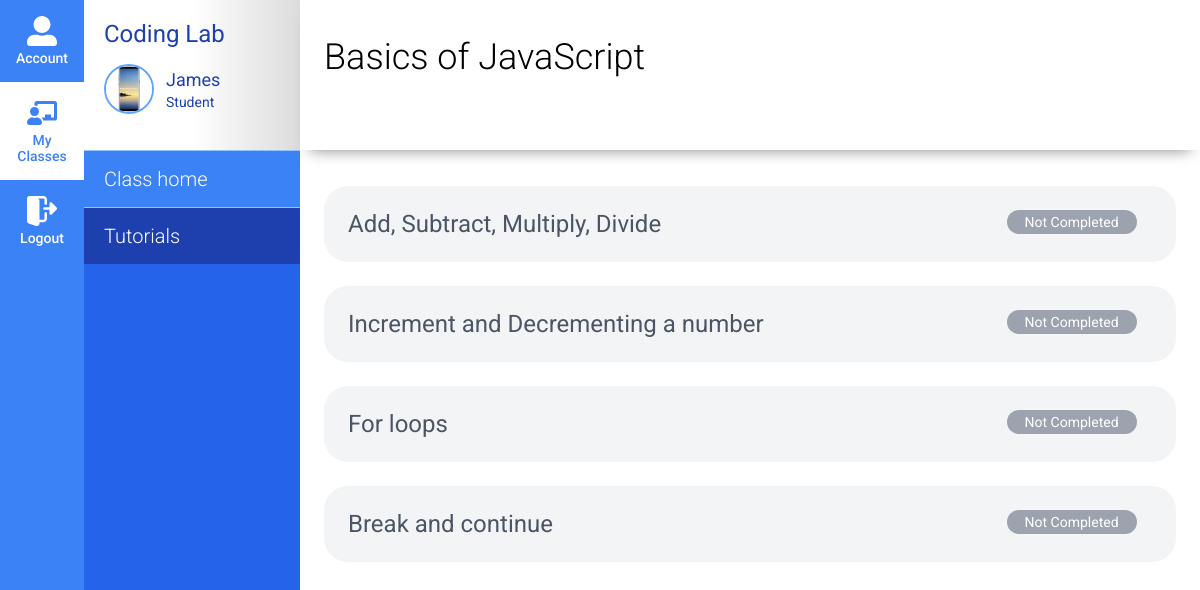
The page /tutorial/21/ (signed in) on the database its author committed.
### student/models.py (models this page shows, shortened)
class StudentProfile(models.Model):
    user = models.OneToOneField(settings.AUTH_USER_MODEL,
                                on_delete=models.CASCADE)
    phone = models.CharField(max_length=50)
    photo = models.ImageField(upload_to='profile')
    class_enrolled = models.ManyToManyField(Class,
                                        related_name='enrolled_in',
                                        blank=True)

class Lesson(models.Model):
    tutorial = models.ForeignKey(Tutorial, on_delete=models.CASCADE)
    title = models.CharField(max_length=400)
    order = models.IntegerField()
    markdown = models.TextField()
    exercise_question = models.TextField(blank=True)
    exercise_ans = models.TextField(blank=True)
    date_created = models.DateField(auto_now_add=True)

### student/views.py (the view)
# urls.py: path('tutorial/<int:id>/', views.tutorial, name='tutorial'),
@login_required
def tutorial(request, id):
    profile = StudentProfile.objects.get(user=request.user)
    tutorial = get_object_or_404(Assignment, id=id).tutorial
    if tutorial.tutorial_type == Tutorial.LESSON:
        units = Lesson.objects.filter(tutorial__id=tutorial.id).order_by('order')
        progresses = [LessonProgress.objects.get(lesson=unit, assignment__id=id).completed for unit in units]
    else:
        units = Exercise.objects.filter(tutorial__id=tutorial.id).order_by('order')
        progresses = [ExerciseProgress.objects.get(exercise=unit, assignment__id=id).completed for unit in units]
    for i in range(len(units)):
        units[i].progress = progresses[i]
    context = {
        'tutorial': tutorial,
        'units': units,
        'profile': profile
    }
    return render(request, 'tutorial.html', context)

### student/templates/tutorial.html (shortened to what this page needs)
{% load static %}
<html lang="en">
<head>
  <link rel="stylesheet" href="{% static 'css/layout.css' %}">
  <link rel="stylesheet" href="{% static 'css/tutorial.css' %}">
</head>
<body>
<div class="sidenav">
  <div class="sidenav-link">
    <a href="{% url 'account' %}">
      <div class="navi-icon">
      </div>
      Account
    </a>
  </div>
  <div class="sidenav-link active">
    <a href="{% url 'classes' %}">
      <div class="navi-icon"></div>
      My Classes
    </a>
  </div>
  <div class="sidenav-link">
    <a href="{% url 'logout' %}">
      <div class="navi-icon">
      </div>
      Logout
    </a>
  </div>
</div>
<div class="widenav">
  <div class="widenav-brand">
    <h2 class="widenav-brand--title-coding">Coding Lab</h2>
    <div class="profile-container">
      <img src="{{ profile.photo.url }}" alt="" class="profile-photo">
      <div class="profile-text-container">
        <p class="profile-username">{{ profile.user.username }}</p>
        <p class="profile-role">
          {% if profile.role == 'I' %}
            Instructor
          {% else %}
            Student
          {% endif %}
        </p>
      </div>
    </div>
  </div>
  <div class="widenav-links">
    <div class="widenav-link">
      <a href="{% url 'classes' %}">Class home</a>
    </div>
    <div class="widenav-link active">
      <a href="#">Tutorials</a>
    </div>
  </div>
</div>
<div class="content">
  <nav class="content--nav">
    <h1 class="content--nav-title">Basics of JavaScript</h1>
  </nav>
  <div class="content--content">
    {% if tutorial.tutorial_type == 'LS' %}
      {% for lesson in units %}
        <a href="{% url 'lesson' assignment_id=request.resolver_match.kwargs.id|slugify id=lesson.id %}" class="content-card">
          <p class="content-card--title">{{ lesson.title }}</p>
          <div class="content-card--status-container">
            <div class="content-card--status {% if lesson.progress %}success{% endif %}">
              {% if lesson.progress %}
                Completed
              {% else %}
                Not Completed
              {% endif %}
            </div>
          </div>
        </a>
      {% endfor %}
    {% endif %}
  </div>
</div>
</body>

### student/static/css/layout.css (style rules this page uses)
* { font-family: 'Roboto', sans-serif; box-sizing: border-box; }
body { display: flex; margin: 0; }
a { text-decoration: none; }
p, h1, h2, h3, h4, h5, h6 { margin: 0 }
.sidenav { display: flex; flex-direction: column; flex-basis: 7%; background-color: #3B82F6; color: white; text-align: center; font-weight: 500; }
.sidenav-link { cursor: pointer; padding: 16px 8px; }
.sidenav-link.active, .sidenav-link.active .navi-icon, .sidenav-link.active a { color: #3B82F6; background-color: white; }
.navi-icon { color: white; font-size: 30px; display: flex; justify-content: center; margin-bottom: 4px; }
.sidenav-link a { font-size: 14px; text-decoration: none; color: white; }
.widenav { flex-basis: 18%; color: white; background-color: #2563EB; }
.widenav-brand { display: flex; flex-direction: column; padding: 0 20px; background: linear-gradient(90deg, rgb(255, 255, 255) 50%, rgb(220, 220, 220) 100%); height: 150px; justify-content: center; }
.widenav-brand--title-coding { font-size: 24px; color: #1E40AF; margin: 0; font-weight: 400; }
.profile-container { display: flex; padding: 16px 0; align-items: center; }
.profile-photo { border-radius: 50%; border: 2px solid #60A5FA; width: 50px; height: 50px; }
.profile-text-container { padding-left: 12px; }
.profile-username { color: #1E40AF; font-size: 18px; }
.profile-role { font-size: 14px; color: #1E40AF; margin-top: 4px; }
.widenav-links { background-color: #2563EB; }
.widenav-link { background-color: #3B82F6; border-top: 1px solid #93C5FD; padding: 16px 20px; cursor: pointer; font-size: 20px; font-weight: 300; }
.widenav-link.active { background-color: #1E40AF; }
.widenav-link a { color: white; }
.content { flex: 1; }
.content--nav { height: 150px; padding-top: 36px; padding-left: 24px; box-shadow: 0 10px 14px -10px #858585; }
.content--nav-title { font-size: 36px; font-weight: 300; margin-bottom: 24px; }
.content--content { display: flex; flex-wrap: wrap; padding: 24px; }

### student/static/css/tutorial.css (style rules this page uses)
.content-card { display: flex; margin: 12px 0; padding: 24px 24px; border-radius: 24px; background-color: #F3F4F6; width: 100%; }
.content-card--title { flex-basis: 80%; font-size: 24px; color: #4B5563; }
.content-card--status-container { flex-basis: 20%; }
.content-card--status { width: 130px; color: white; background-color: #9CA3AF; padding: 4px 16px; margin: 0 auto; border-radius: 500px; font-size: 14px; text-align: center; }

### rows shown on the page
StudentProfile: photo (picture), user.username "James"
Lesson: title "Add, Subtract, Multiply, Divide", shows "Not Completed"
Lesson: title "Increment and Decrementing a number", shows "Not Completed"
Lesson: title "For loops", shows "Not Completed"
Lesson: title "Break and continue", shows "Not Completed"
